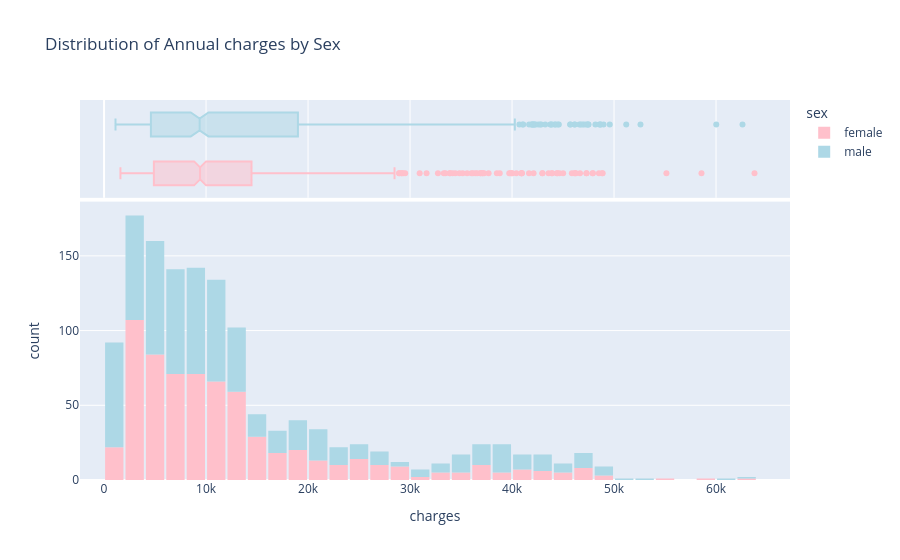

Source (notebook cell):
### Markdown cell above
### Sex

### Code cell
fig3 = px.histogram(
    medical_df,
    marginal="box",
    color='sex',
    x = "charges",
    color_discrete_sequence=["pink", "lightblue"],
    title="Distribution of Annual charges by Sex"
)

fig3.update_layout(bargap=0.1)
fig3.show()

### Figure 1 — Plotly figure (JSON) as saved in the notebook; plotly's stock layout.template omitted (floating-point values rounded to 4 significant figures; data arrays with more than 128 entries replaced by an {"elided": "..."} marker saying what was removed)
{"data": [{"bingroup": "x", "hovertemplate": "sex=female<br>charges=%{x}<br>count=%{y}<extra></extra>", "legendgroup": "female", "marker": {"color": "pink", "pattern": {"shape": ""}}, "name": "female", "orientation": "v", "showlegend": true, "type": "histogram", "x": {"elided": "662 float values"}, "xaxis": "x", "yaxis": "y"}, {"hovertemplate": "sex=female<br>charges=%{x}<extra></extra>", "legendgroup": "female", "marker": {"color": "pink"}, "name": "female", "notched": true, "showlegend": false, "type": "box", "x": {"elided": "662 float values"}, "xaxis": "x2", "yaxis": "y2"}, {"bingroup": "x", "hovertemplate": "sex=male<br>charges=%{x}<br>count=%{y}<extra></extra>", "legendgroup": "male", "marker": {"color": "lightblue", "pattern": {"shape": ""}}, "name": "male", "orientation": "v", "showlegend": true, "type": "histogram", "x": {"elided": "676 float values"}, "xaxis": "x", "yaxis": "y"}, {"hovertemplate": "sex=male<br>charges=%{x}<extra></extra>", "legendgroup": "male", "marker": {"color": "lightblue"}, "name": "male", "notched": true, "showlegend": false, "type": "box", "x": {"elided": "676 float values"}, "xaxis": "x2", "yaxis": "y2"}], "layout": {"bargap": 0.1, "barmode": "relative", "legend": {"title": {"text": "sex"}, "tracegroupgap": 0}, "title": {"text": "Distribution of Annual charges by Sex"}, "xaxis": {"anchor": "y", "domain": [0, 1], "title": {"text": "charges"}}, "xaxis2": {"anchor": "y2", "domain": [0, 1], "matches": "x", "showgrid": true, "showticklabels": false}, "yaxis": {"anchor": "x", "domain": [0, 0.7326], "title": {"text": "count"}}, "yaxis2": {"anchor": "x2", "domain": [0.7426, 1], "matches": "y2", "showgrid": false, "showline": false, "showticklabels": false, "ticks": ""}}}
